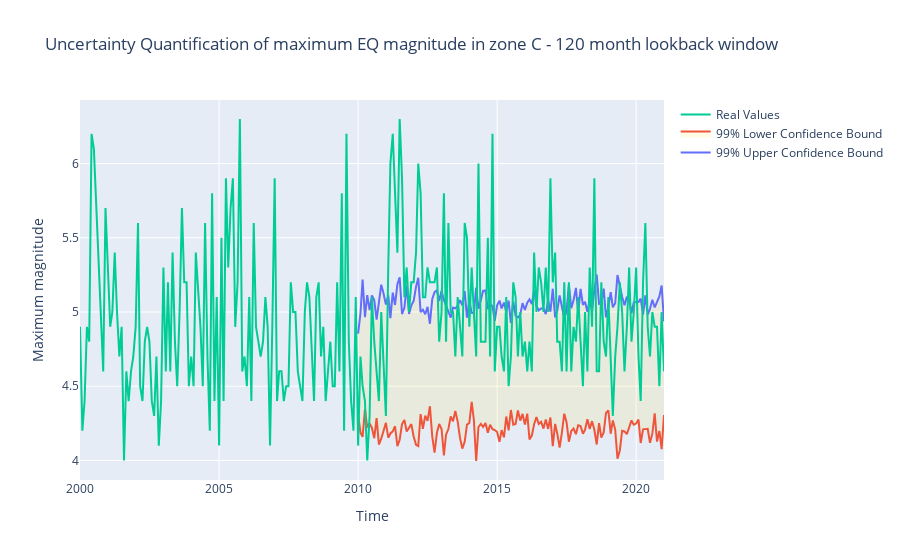

Source (notebook cell):
### Code cell
import plotly.graph_objects as go

test_uncertainty_plot_df = test_uncertainty_df.copy(deep=True)
test_uncertainty_plot_df = test_uncertainty_plot_df.loc[test_uncertainty_plot_df['date'].between('2000', '2021')]
truth_uncertainty_plot_df = truthC.copy(deep=True)
truth_uncertainty_plot_df = truth_uncertainty_plot_df.loc[truthC['date'].between('2000', '2021')]

upper_trace = go.Scatter(
    x=test_uncertainty_plot_df['date'],
    y=test_uncertainty_plot_df['upper_bound'],
    mode='lines',
    fill=None,
    name='99% Upper Confidence Bound'
    )
lower_trace = go.Scatter(
    x=test_uncertainty_plot_df['date'],
    y=test_uncertainty_plot_df['lower_bound'],
    mode='lines',
    fill='tonexty',
    fillcolor='rgba(255, 211, 0, 0.1)',
    name='99% Lower Confidence Bound'
    )
real_trace = go.Scatter(
    x=truth_uncertainty_plot_df['date'],
    y=truth_uncertainty_plot_df['C'],
    mode='lines',
    fill=None,
    name='Real Values'
    )

data = [upper_trace, lower_trace, real_trace]

fig = go.Figure(data=data)
fig.update_layout(title='Uncertainty Quantification of maximum EQ magnitude in zone C - 120 month lookback window',
                   xaxis_title='Time',
                   yaxis_title='Maximum magnitude')

fig.show()

### Figure 1 — Plotly figure (JSON) as saved in the notebook; plotly's stock layout.template omitted (floating-point values rounded to 4 significant figures; data arrays with more than 128 entries replaced by an {"elided": "..."} marker saying what was removed)
{"data": [{"mode": "lines", "name": "99% Upper Confidence Bound", "type": "scatter", "x": {"elided": "133 str values"}, "y": {"elided": "133 float values"}}, {"fill": "tonexty", "fillcolor": "rgba(255, 211, 0, 0.1)", "mode": "lines", "name": "99% Lower Confidence Bound", "type": "scatter", "x": {"elided": "133 str values"}, "y": {"elided": "133 float values"}}, {"mode": "lines", "name": "Real Values", "type": "scatter", "x": {"elided": "253 str values"}, "y": {"elided": "253 float values"}}], "layout": {"title": {"text": "Uncertainty Quantification of maximum EQ magnitude in zone C - 120 month lookback window"}, "xaxis": {"title": {"text": "Time"}}, "yaxis": {"title": {"text": "Maximum magnitude"}}}}
